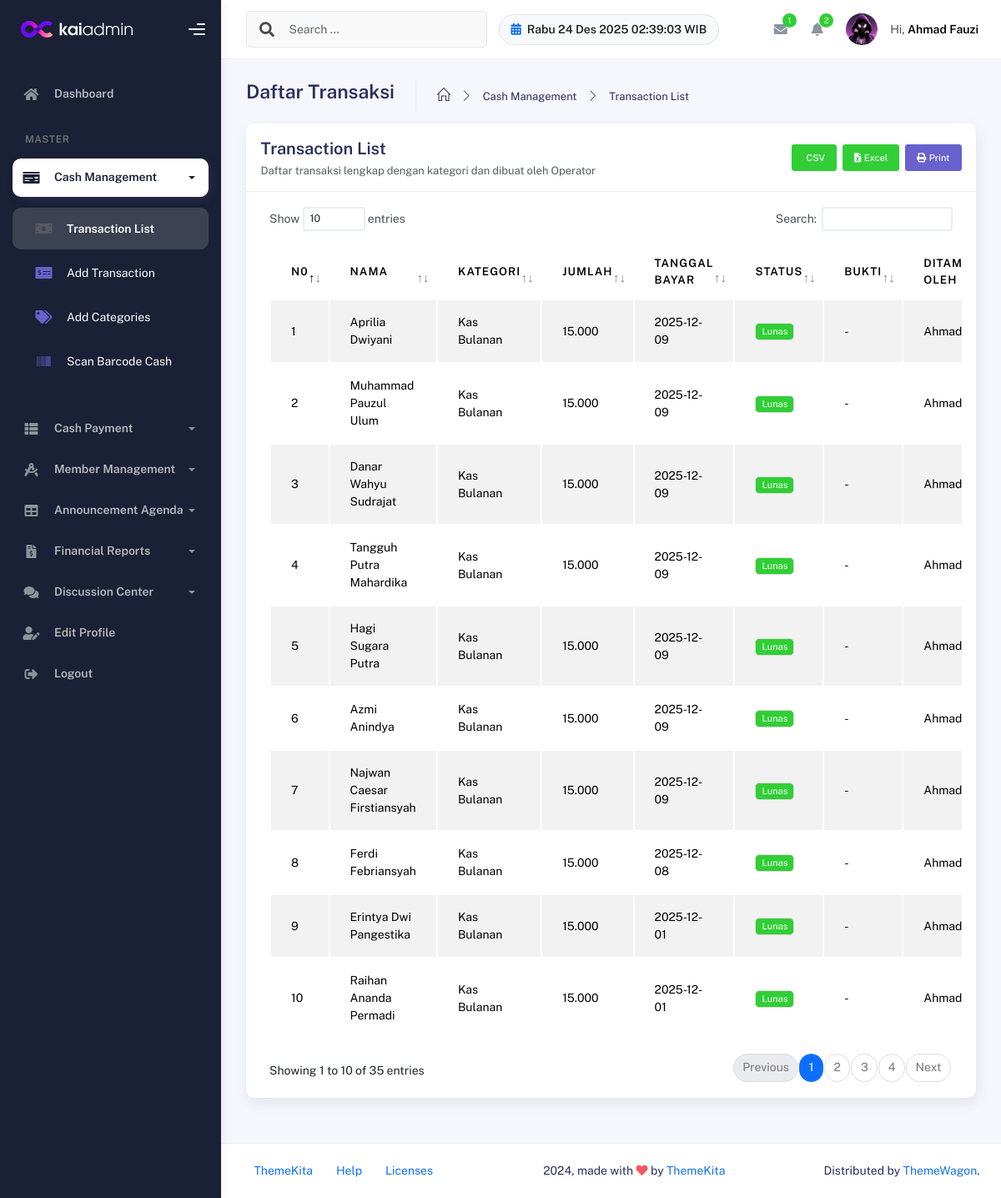
The app's page /operator/transaksi_list.php (signed in) with its own data.
### tables this page shows
CREATE TABLE `pembayaran` (
  `id_pembayaran` int NOT NULL,
  `id_user` int DEFAULT NULL,
  `id_kas` int DEFAULT NULL,
  `id_kategori` int DEFAULT NULL,
  `status` enum('lunas','telat') NOT NULL,
  `tanggal_bayar` date NOT NULL,
  `jumlah` decimal(12,2) DEFAULT NULL,
  `bukti` varchar(255) DEFAULT NULL,
  `barcode` varchar(255) DEFAULT NULL,
  `barcode_image` varchar(255) DEFAULT NULL,
  `ditambahkan_oleh` int DEFAULT NULL,
  `dibuat_oleh` int DEFAULT NULL
);

CREATE TABLE `user` (
  `id_user` int NOT NULL,
  `nama_lengkap` varchar(100) NOT NULL,
  `username` varchar(50) NOT NULL,
  `password` varchar(255) NOT NULL,
  `role` enum('admin','operator','user') NOT NULL,
  `status` enum('aktif','nonaktif') DEFAULT 'aktif',
  `profile_picture` varchar(255) DEFAULT NULL,
  `created_at` timestamp NULL DEFAULT CURRENT_TIMESTAMP,
  `background_picture` varchar(255) DEFAULT NULL
);

CREATE TABLE `kas_kategori` (
  `id_kategori` int NOT NULL,
  `nama` varchar(150) NOT NULL,
  `keterangan` text,
  `dibuat_oleh` int DEFAULT NULL,
  `created_at` timestamp NULL DEFAULT CURRENT_TIMESTAMP
);

### operator/transaksi_list.php (the view, shortened to what this page needs)
<?php
include '../config/database.php';
$colDita = null;
$c1 = $conn->query("SHOW COLUMNS FROM pembayaran LIKE 'ditambahkan_oleh'");
if ($c1 && $c1->num_rows > 0) $colDita = 'ditambahkan_oleh';
else {
    $c2 = $conn->query("SHOW COLUMNS FROM pembayaran LIKE 'dibuat_oleh'");
    if ($c2 && $c2->num_rows > 0) $colDita = 'dibuat_oleh';
}
$creator_join = '';
$creator_select = "'' AS ditambahkan_oleh_display";
if ($colDita) {
    $creator_join = " LEFT JOIN user u_cre ON p." . $colDita . " = u_cre.id_user";
    $creator_select = "COALESCE(u_cre.username, CAST(p." . $colDita . " AS CHAR)) AS ditambahkan_oleh_display";
}
$sql = "SELECT p.id_pembayaran, p.tanggal_bayar, p.status, COALESCE(p.jumlah, k.jumlah) AS jumlah, p.bukti,
           kk.nama AS kategori_nama,
           u_siswa.nama_lengkap AS siswa_nama,
           u_siswa.username AS siswa_username,
           k.keterangan AS kas_ket, " . $creator_select . "
        FROM pembayaran p
        LEFT JOIN user u_siswa ON p.id_user = u_siswa.id_user
        LEFT JOIN kas k ON p.id_kas = k.id_kas
        LEFT JOIN kas_kategori kk ON p.id_kategori = kk.id_kategori" . $creator_join . "
        WHERE 1=1
        ORDER BY p.tanggal_bayar DESC, p.id_pembayaran DESC";
$stmt = $conn->prepare($sql);
$stmt->execute();
$result = $stmt->get_result();
?>
<!DOCTYPE html>
<html lang="en">
<head>
    <link rel="stylesheet" href="../assets/css/bootstrap.min.css" />
    <link rel="stylesheet" href="../assets/css/plugins.min.css" />
    <link rel="stylesheet" href="../assets/css/kaiadmin.min.css" />
</head>
<body>
    <div class="wrapper">
        <?php include 'layout_operator/sidebar.php'; ?>
        <div class="main-panel">
            <div class="main-header">
                <?php include 'layout_operator/navbar.php'; ?>
            </div>
            <div class="container">
                <div class="page-inner">
                    <main>
                        <div class="page-header mb-3">
                            <h3 class="fw-bold">Daftar Transaksi</h3>
                            <ul class="breadcrumbs mt-1">
                                <li class="nav-home"><a href="#"><i class="icon-home"></i></a></li>
                                <li class="separator"><i class="icon-arrow-right"></i></li>
                                <li class="nav-item"><a href="#">Cash Management</a></li>
                                <li class="separator"><i class="icon-arrow-right"></i></li>
                                <li class="nav-item"><a href="#">Transaction List</a></li>
                            </ul>
                        </div>
                        <div class="card">
                            <div class="card-header d-flex justify-content-between align-items-center">
                                <div>
                                    <h4 class="card-title">Transaction List</h4>
                                    <span class="text-muted small">Daftar transaksi lengkap dengan kategori dan dibuat oleh Operator</span>
                                </div>
                                <div id="cardActions" class="d-flex gap-2">
                                </div>
                            </div>
                            <div class="card-body">
                                <div class="table-responsive">
                                    <table id="transaksiTable" class="table table-striped table-hover" style="width:100%">
                                        <thead>
                                            <tr>
                                                <th>N0</th>
                                                <th>Nama</th>
                                                <th>Kategori</th>
                                                <th>Jumlah</th>
                                                <th>Tanggal Bayar</th>
                                                <th>Status</th>
                                                <th>Bukti</th>
                                                <th>Ditambahkan Oleh</th>
                                            </tr>
                                        </thead>
                                        <tbody>
                                            <?php $no = 1;
                                            while ($row = $result->fetch_assoc()): ?>
                                                <tr>
                                                    <td><?= $no++ ?></td>
                                                    <td><?= htmlspecialchars($row['siswa_nama'] ?? '-') ?></td>
                                                    <td><?= htmlspecialchars($row['kategori_nama'] ?? '-') ?></td>
                                                    <td><?= number_format($row['jumlah'] ?? 0, 0, ',', '.') ?></td>
                                                    <td><?= htmlspecialchars($row['tanggal_bayar']) ?></td>
                                                    <td>
                                                        <?php if ($row['status'] === 'lunas'): ?>
                                                            <span class="badge bg-success">Lunas</span>
                                                        <?php else: ?>
                                                            <span class="badge bg-danger">Telat</span>
                                                        <?php endif; ?>
                                                    </td>
                                                    <td>
                                                        <?php if ($row['bukti']): ?>
                                                            <a href="upload/<?= urlencode($row['bukti']) ?>" target="_blank">Lihat</a>
                                                        <?php else: ?>
                                                            -
                                                        <?php endif; ?>
                                                    </td>
                                                    <td><?= htmlspecialchars($row['ditambahkan_oleh_display'] ?? '-') ?></td>
                                                </tr>
                                            <?php endwhile; ?>
                                        </tbody>
                                    </table>
                                </div>
                            </div>
                        </div>
                    </main>
                </div>
            </div>
            <?php include 'layout_operator/footer.php'; ?>
        </div>
    </div>
</body>
</html>

### operator/transaksi_list.php (style rules this page uses)
.table-responsive { overflow-x: auto; -webkit-overflow-scrolling: touch; }

### records on screen
pembayaran: id_user.nama_lengkap "Aprilia Dwiyani", id_kategori.nama "Kas Bulanan", jumlah "15.000", tanggal_bayar "2025-12-09", status "Lunas", ditambahkan_oleh_display "Ahmad"
pembayaran: id_user.nama_lengkap "Muhammad Pauzul Ulum", id_kategori.nama "Kas Bulanan", jumlah "15.000", tanggal_bayar "2025-12-09", status "Lunas", ditambahkan_oleh_display "Ahmad"
pembayaran: id_user.nama_lengkap "Danar Wahyu Sudrajat", id_kategori.nama "Kas Bulanan", jumlah "15.000", tanggal_bayar "2025-12-09", status "Lunas", ditambahkan_oleh_display "Ahmad"
pembayaran: id_user.nama_lengkap "Tangguh Putra Mahardika", id_kategori.nama "Kas Bulanan", jumlah "15.000", tanggal_bayar "2025-12-09", status "Lunas", ditambahkan_oleh_display "Ahmad"
pembayaran: id_user.nama_lengkap "Hagi Sugara Putra", id_kategori.nama "Kas Bulanan", jumlah "15.000", tanggal_bayar "2025-12-09", status "Lunas", ditambahkan_oleh_display "Ahmad"
pembayaran: id_user.nama_lengkap "Azmi Anindya", id_kategori.nama "Kas Bulanan", jumlah "15.000", tanggal_bayar "2025-12-09", status "Lunas", ditambahkan_oleh_display "Ahmad"
pembayaran: id_user.nama_lengkap "Najwan Caesar Firstiansyah", id_kategori.nama "Kas Bulanan", jumlah "15.000", tanggal_bayar "2025-12-09", status "Lunas", ditambahkan_oleh_display "Ahmad"
pembayaran: id_user.nama_lengkap "Ferdi Febriansyah", id_kategori.nama "Kas Bulanan", jumlah "15.000", tanggal_bayar "2025-12-08", status "Lunas", ditambahkan_oleh_display "Ahmad"
pembayaran: id_user.nama_lengkap "Erintya Dwi Pangestika", id_kategori.nama "Kas Bulanan", jumlah "15.000", tanggal_bayar "2025-12-01", status "Lunas", ditambahkan_oleh_display "Ahmad"
pembayaran: id_user.nama_lengkap "Raihan Ananda Permadi", id_kategori.nama "Kas Bulanan", jumlah "15.000", tanggal_bayar "2025-12-01", status "Lunas", ditambahkan_oleh_display "Ahmad"

### other values on screen
$message_total "1"
$notif_count "2"
$_SESSION['nama_lengkap'] "Ahmad Fauzi"
